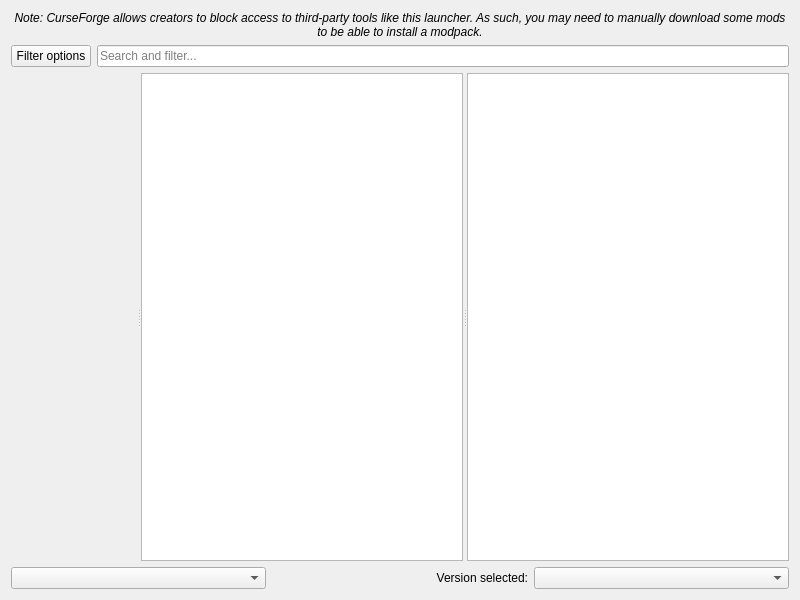
<?xml version="1.0" encoding="UTF-8"?>
<ui version="4.0">
 <class>FlamePage</class>
 <widget class="QWidget" name="FlamePage">
  <property name="geometry">
   <rect>
    <x>0</x>
    <y>0</y>
    <width>800</width>
    <height>600</height>
   </rect>
  </property>
  <layout class="QVBoxLayout" name="verticalLayout">
   <item>
    <widget class="QLabel" name="label_2">
     <property name="font">
      <font>
       <italic>true</italic>
      </font>
     </property>
     <property name="text">
      <string>Note: CurseForge allows creators to block access to third-party tools like this launcher. As such, you may need to manually download some mods to be able to install a modpack.</string>
     </property>
     <property name="alignment">
      <set>Qt::AlignCenter</set>
     </property>
     <property name="wordWrap">
      <bool>true</bool>
     </property>
    </widget>
   </item>
   <item>
    <layout class="QHBoxLayout" name="horizontalLayout">
     <item>
      <widget class="QPushButton" name="filterButton">
       <property name="text">
        <string>Filter options</string>
       </property>
      </widget>
     </item>
     <item>
      <widget class="QLineEdit" name="searchEdit">
       <property name="placeholderText">
        <string>Search and filter...</string>
       </property>
      </widget>
     </item>
    </layout>
   </item>
   <item>
    <widget class="QSplitter" name="splitter">
     <property name="sizePolicy">
      <sizepolicy hsizetype="Expanding" vsizetype="Expanding">
       <horstretch>0</horstretch>
       <verstretch>0</verstretch>
      </sizepolicy>
     </property>
     <property name="orientation">
      <enum>Qt::Horizontal</enum>
     </property>
     <widget class="QWidget" name="widget" native="true"/>
     <widget class="QListView" name="packView">
      <property name="horizontalScrollBarPolicy">
       <enum>Qt::ScrollBarAlwaysOff</enum>
      </property>
      <property name="alternatingRowColors">
       <bool>true</bool>
      </property>
      <property name="iconSize">
       <size>
        <width>48</width>
        <height>48</height>
       </size>
      </property>
      <property name="verticalScrollMode">
       <enum>QAbstractItemView::ScrollPerPixel</enum>
      </property>
     </widget>
     <widget class="ProjectDescriptionPage" name="packDescription">
      <property name="openExternalLinks">
       <bool>true</bool>
      </property>
      <property name="openLinks">
       <bool>true</bool>
      </property>
     </widget>
    </widget>
   </item>
   <item>
    <layout class="QHBoxLayout">
     <item>
      <widget class="QComboBox" name="sortByBox"/>
     </item>
     <item>
      <widget class="QLabel" name="label">
       <property name="text">
        <string>Version selected:</string>
       </property>
       <property name="alignment">
        <set>Qt::AlignRight|Qt::AlignTrailing|Qt::AlignVCenter</set>
       </property>
      </widget>
     </item>
     <item>
      <widget class="QComboBox" name="versionSelectionBox"/>
     </item>
    </layout>
   </item>
  </layout>
 </widget>
 <customwidgets>
  <customwidget>
   <class>ProjectDescriptionPage</class>
   <extends>QTextBrowser</extends>
   <header>ui/widgets/ProjectDescriptionPage.h</header>
  </customwidget>
 </customwidgets>
 <tabstops>
  <tabstop>packView</tabstop>
  <tabstop>packDescription</tabstop>
  <tabstop>sortByBox</tabstop>
  <tabstop>versionSelectionBox</tabstop>
 </tabstops>
 <resources/>
 <connections/>
</ui>
